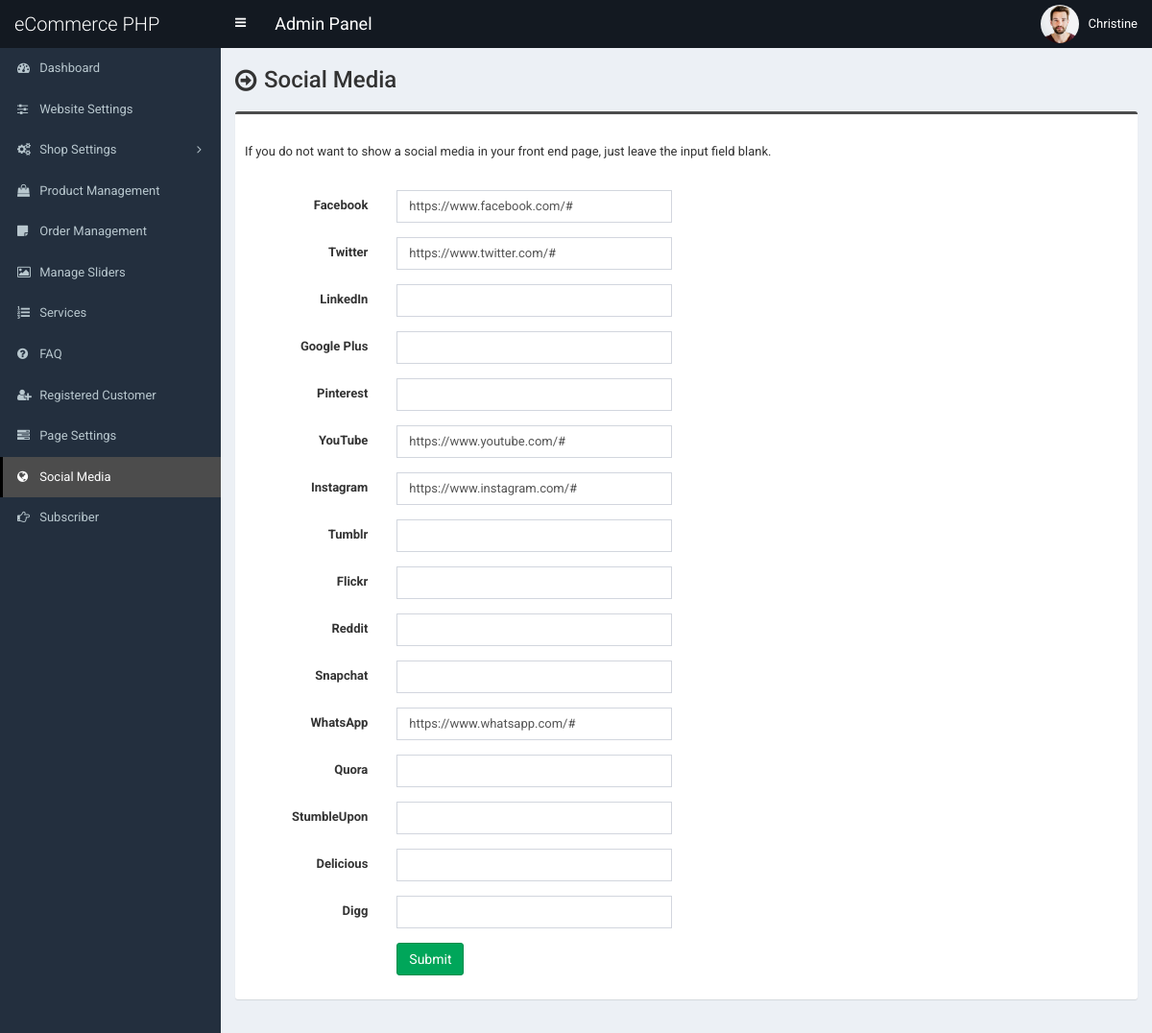
Before: /admin/social-media.php (signed in) with the older database file.
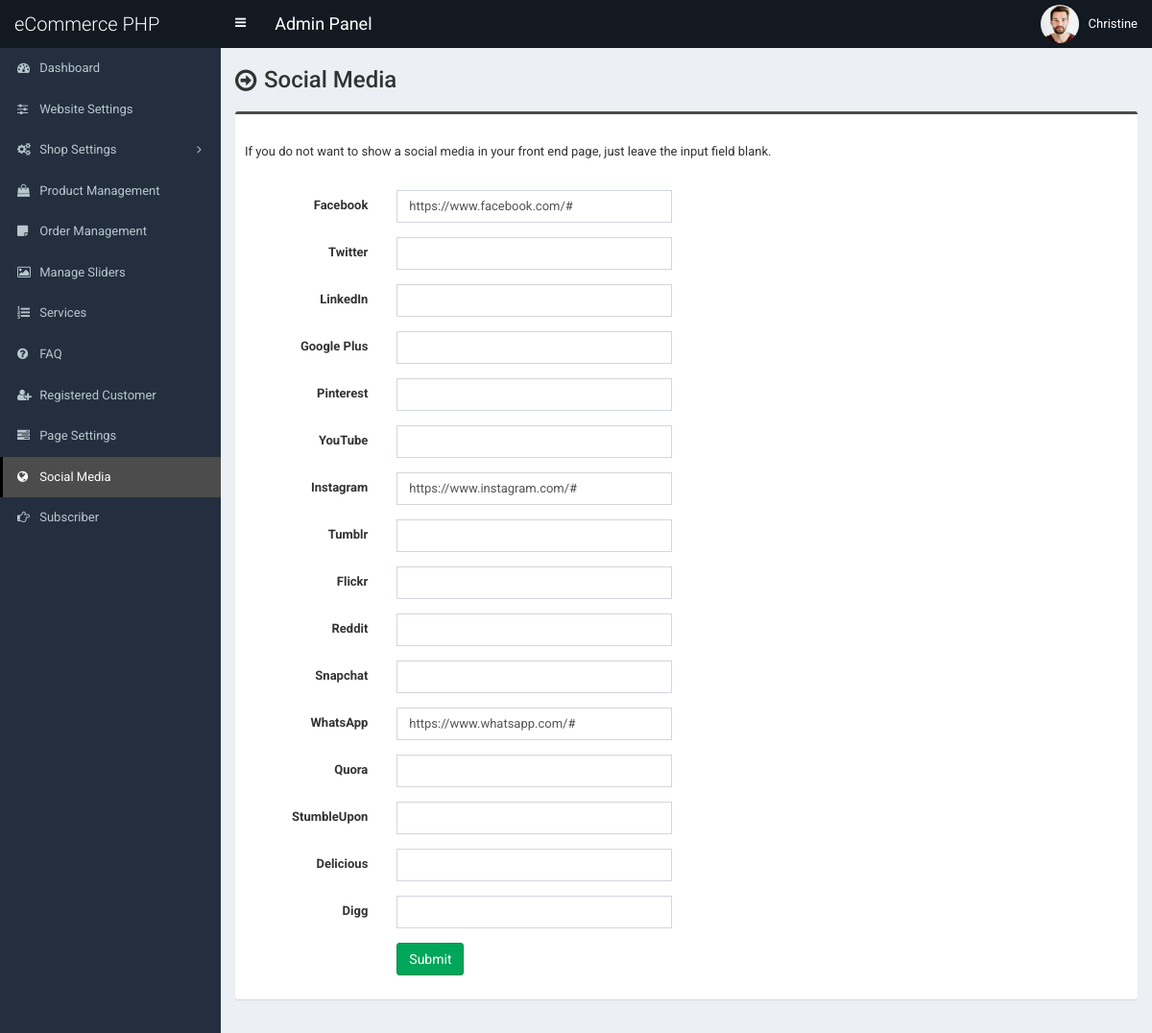
After: the same page with the newer database file.
### tables this page shows
CREATE TABLE `tbl_social` (
  `social_id` int(11) NOT NULL,
  `social_name` varchar(30) NOT NULL,
  `social_url` varchar(255) NOT NULL,
  `social_icon` varchar(30) NOT NULL
);

### admin/social-media.php (the view, shortened to what the changed rows need)
<?php require_once('header.php'); ?>
<section class="content-header">
	<div class="content-header-left">
		<h1>Social Media</h1>
	</div>
</section>
<?php
$statement = $pdo->prepare("SELECT * FROM tbl_social");
$statement->execute();
$result = $statement->fetchAll(PDO::FETCH_ASSOC);
foreach ($result as $row) {
	if($row['social_name'] == 'Twitter') {
		$twitter = $row['social_url'];
	}
	if($row['social_name'] == 'YouTube') {
		$youtube = $row['social_url'];
	}
}
?>
<section class="content">
	<div class="row">
		<div class="col-md-12">
			<form class="form-horizontal" action="" method="post">
				<div class="box box-info">
					<div class="box-body">
						<div class="form-group">
							<div class="col-sm-4">
								<input type="text" class="form-control" name="twitter" value="<?php echo $twitter; ?>">
							</div>
						</div>
						<div class="form-group">
							<div class="col-sm-4">
								<input type="text" class="form-control" name="youtube" value="<?php echo $youtube; ?>">
							</div>
						</div>
					</div>
				</div>
			</form>
		</div>
	</div>
</section>
<?php require_once('footer.php'); ?>

Changed rows visible on the page:
no longer on this page (row edited): tbl_social: twitter "https://www.twitter.com/#"
no longer on this page (row edited): tbl_social: youtube "https://www.youtube.com/#"
